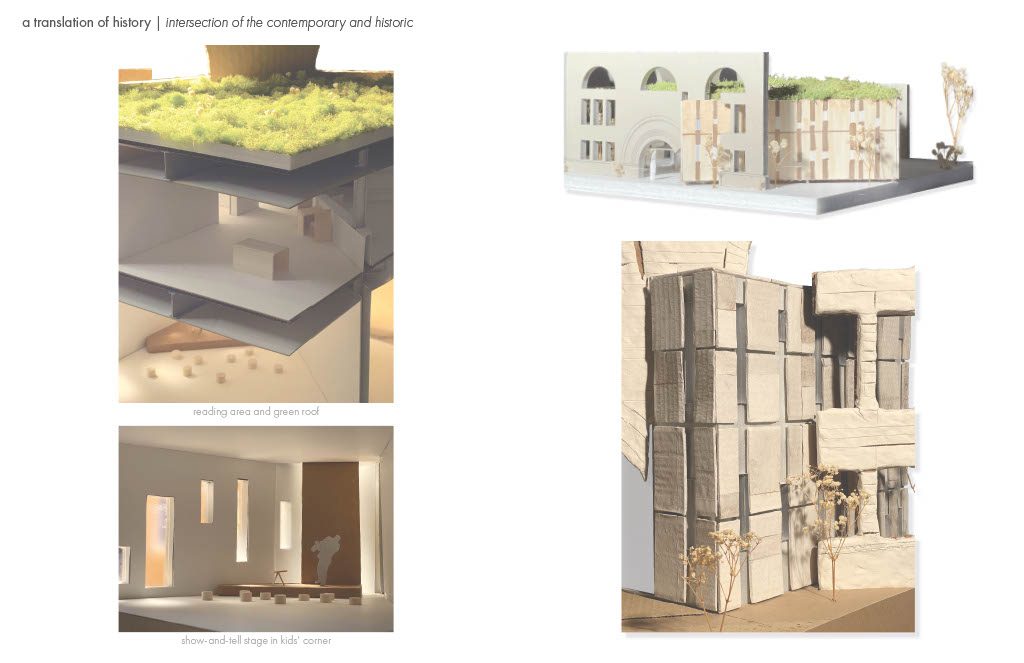
#> input picture research/moodboard/portfolio/07-translation-of-history-model-photos-and-interior.jpg, 1024 x 663 px
$ python riso_engine.py ../research/moodboard/portfolio/07-translation-of-history-model-photos-and-interior.jpg out.png
#> lines starting #> are read from the running program, lines starting #| are printed output that depends on the picture
#!/usr/bin/env python3
"""
Riso Engine — 4-color Risograph image processor for Parallax brand.

Transforms photos into a cohesive Risograph aesthetic using:
- 4 ink colors mapped to luminance bands
- Floyd-Steinberg dithering per channel
- Registration misalignment for authentic Riso feel
- Paper grain texture overlay

Usage:
    python3 scripts/riso_engine.py <input> <output> [--no-grain] [--offset 2,1]

Dependencies:
    pip3 install Pillow numpy
"""

import argparse
import sys
from pathlib import Path

try:
    from PIL import Image, ImageChops, ImageOps
    import numpy as np
except ImportError:
    print("Missing dependencies. Install with: pip3 install Pillow numpy", file=sys.stderr)
    sys.exit(1)


# ── Riso Palette ──────────────────────────────────────────────
PAPER   = (253, 252, 234)  # #FDFCEA — warm cream
SCARLET = (246, 80, 88)    # #f65058 — highlights
OLIVE   = (180, 159, 41)   # #b49f29 — highlight secondary (70% density)
MOSS    = (104, 114, 77)   # #68724d — midtones
SPRUCE  = (74, 99, 93)     # #4a635d — shadows


def load_grayscale(path: str) -> Image.Image:
    """Load image and convert to grayscale using luminance."""
    img = Image.open(path).convert("L")
    return img


# [11 lines left out: function sigmoid_mask, not called in this run]


def build_density_masks(gray: Image.Image) -> dict:
    """Build 4 density masks with smooth sigmoid falloffs.

    Luminance bands:
        Highlights (lum > ~170): Scarlet + Olive (at 70%)
        Midtones  (lum ~85-170): Moss
        Shadows   (lum < ~85):   Spruce
    """
    arr = np.array(gray, dtype=np.float64)

    # Highlight mask: high luminance areas
    # Increased width for softer transition (breathability)
    highlight = 1.0 / (1.0 + np.exp(-(arr - 180) / 30))

    # Midtone mask: bell curve centered at ~127
    mid_low = 1.0 / (1.0 + np.exp(-(arr - 85) / 25))
    mid_high = 1.0 / (1.0 + np.exp(-(arr - 180) / 25))
    midtone = mid_low * (1.0 - mid_high)

    # Shadow mask: low luminance areas
    shadow = 1.0 - 1.0 / (1.0 + np.exp(-(arr - 85) / 30))

    def to_img(m):
        return Image.fromarray((m * 255).astype(np.uint8), mode="L")

    return {
        "scarlet": to_img(highlight),
        "olive": to_img(highlight * 0.7),  # 70% density
        "moss": to_img(midtone),
        "spruce": to_img(shadow),
    }


def dither_mask(mask: Image.Image) -> Image.Image:
    """Apply Floyd-Steinberg dithering to a density mask."""
    return mask.convert("1").convert("L")


# [12 lines left out: function colorize_layer, not called in this run]


def apply_paper_grain(canvas: Image.Image, intensity: float = 0.05) -> Image.Image:
    """Add subtle paper 'tooth' texture to the canvas.

    Uses random noise colorized to warm cream tones, blended
    with soft_light for a natural paper-tooth simulation.
    """
    width, height = canvas.size
    noise = np.random.randint(0, 255, (height, width, 3), dtype="uint8")
    noise_img = Image.fromarray(noise).convert("L")
    grain_overlay = ImageOps.colorize(noise_img, (240, 240, 230), (255, 255, 255))
    grain_overlay = grain_overlay.convert("RGB")

    # Blend: soft_light
    canvas_rgb = canvas.convert("RGB")
    blended = ImageChops.soft_light(canvas_rgb, grain_overlay)

    # Mix original and blended by intensity
    result = Image.blend(canvas_rgb, blended, intensity)
    return result.convert("RGBA")


def process_image(
    input_path: str,
    output_path: str,
    no_grain: bool = False,
    offset: tuple = (2, 1),
) -> None:
    """Full Riso processing pipeline.

    Steps:
        1. Load image → convert to grayscale
        2. Build 4 density masks with sigmoid falloffs
        3. Floyd-Steinberg dither each mask
        4. Composite ink layers onto paper using multiply blend
        5. Shift spruce layer for registration misalignment
        6. Overlay paper grain (unless --no-grain)
        7. Save as PNG
    """
    # 1. Load and convert to grayscale
    gray = load_grayscale(input_path)
    w, h = gray.size

    # 2. Build density masks
    masks = build_density_masks(gray)

    # 3. Dither each mask
    dithered = {name: dither_mask(mask) for name, mask in masks.items()}

    # 4. Start with paper background
    canvas = Image.new("RGB", (w, h), PAPER)

    # 5. Composite each ink layer using multiply blend
    ink_layers = [
        ("scarlet", SCARLET, (0, 0)),
        ("olive", OLIVE, (0, 0)),
        ("moss", MOSS, (0, 0)),
        ("spruce", SPRUCE, offset),  # Registration misalignment
    ]

    for name, color, layer_offset in ink_layers:
        mask = dithered[name]

        # Create ink layer (solid color where mask is white)
        ink_rgb = Image.new("RGB", (w, h), color)
        paper_rgb = Image.new("RGB", (w, h), (255, 255, 255))

        # Multiply: where mask is white (ink present), apply color.
        # Mask is dithered (0 or 255).
        # composite(image1, image2, mask):
        #   if mask=255 (White) -> uses image1 (ink)
        #   if mask=0   (Black) -> uses image2 (paper)
        ink_layer = Image.composite(ink_rgb, paper_rgb, mask)

        # Apply offset for registration misalignment
        if layer_offset != (0, 0):
            shifted = Image.new("RGB", (w, h), (255, 255, 255))
            shifted.paste(ink_layer, layer_offset)
            ink_layer = shifted

        # Multiply blend with canvas
        canvas = ImageChops.multiply(canvas, ink_layer)

    # 6. Apply paper grain
    if not no_grain:
        canvas = apply_paper_grain(canvas)
        if canvas.mode == "RGBA":
            canvas = canvas.convert("RGB")

    # 7. Save
    canvas.save(output_path, "PNG")
    print(f"✓ Riso processed: {input_path} → {output_path}")


def main():
    parser = argparse.ArgumentParser(
        description="Riso Engine — 4-color Risograph image processor"
    )
    parser.add_argument("input", help="Input image path")
    parser.add_argument("output", help="Output PNG path")
    parser.add_argument(
        "--no-grain",
        action="store_true",
        help="Skip paper grain overlay",
    )
    parser.add_argument(
        "--offset",
        default="2,1",
        help="Spruce layer offset as x,y pixels (default: 2,1)",
    )

    args = parser.parse_args()

    # Parse offset
    try:
        ox, oy = args.offset.split(",")
        offset = (int(ox), int(oy))
    except ValueError:
        print(f"Invalid offset format: {args.offset}. Use x,y (e.g., 2,1)", file=sys.stderr)
        sys.exit(1)

    # Validate input
    if not Path(args.input).exists():
        print(f"Input file not found: {args.input}", file=sys.stderr)
        sys.exit(1)

    # Ensure output directory exists
    Path(args.output).parent.mkdir(parents=True, exist_ok=True)

    process_image(args.input, args.output, args.no_grain, offset)
#> in to_img (call 2), `return Image.fromarray((m * 255).astype(np.uint8), mode="L")`:
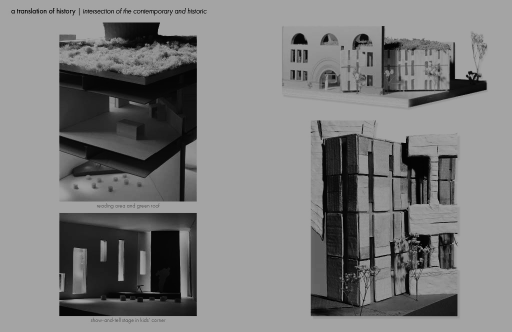
#> returned value: PIL image 1024x663 L (shown at 1/2 size); min 3, max 164, mean 124.5
#> in process_image, `masks = build_density_masks(gray)`: masks = 4 items
#> the loop in process_image, `for name, color, layer_offset in ink_layers:` made 4 passes
#> pass 1, in process_image, `mask = dithered[name]`:
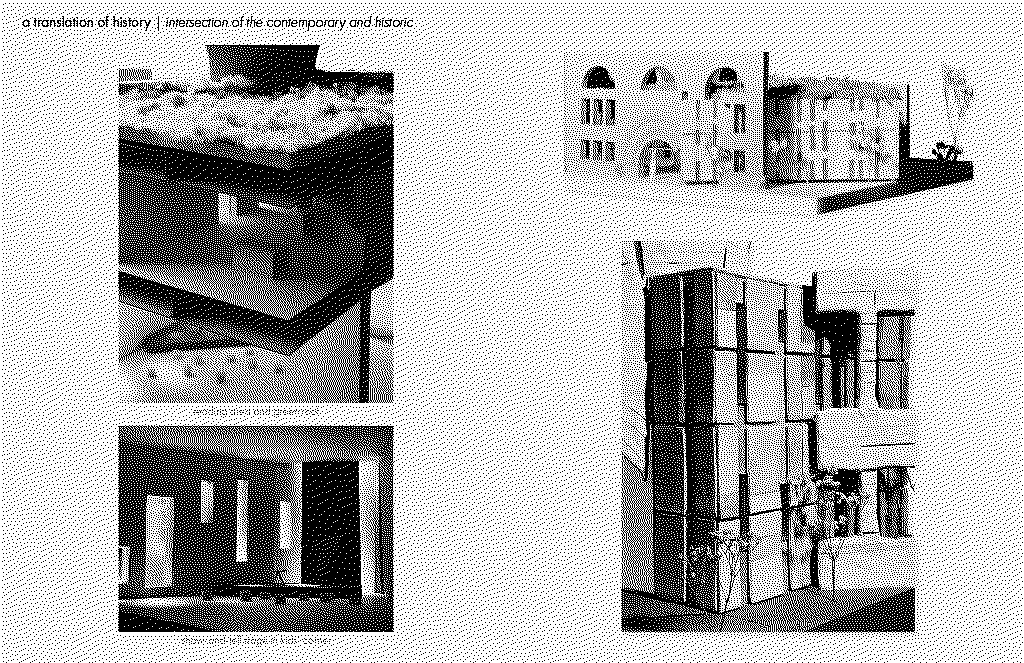
#> mask: PIL image 1024x663 L; 70% white; black in thin lines or dots
#> after the loop in process_image, `for name, color, layer_offset in ink_layers:`:
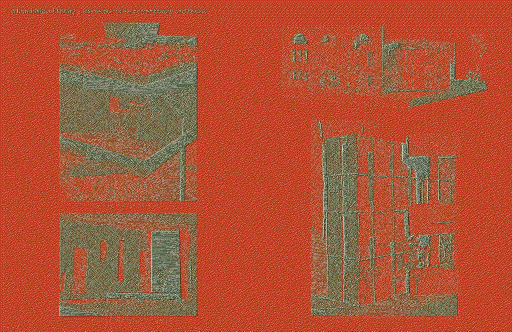
#> canvas: PIL image 1024x663 RGB (shown at 1/2 size); mean R, G, B 172.2, 83.1, 54.4
#> after the loop in process_image, `for name, color, layer_offset in ink_layers:`:
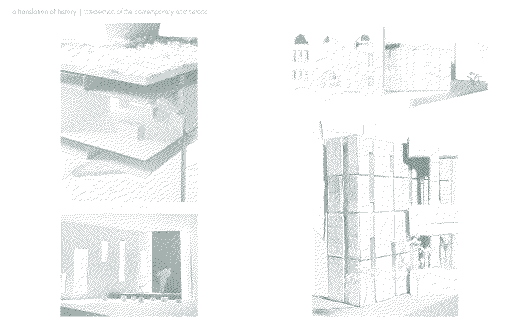
#> ink_layer: PIL image 1024x663 RGB (shown at 1/2 size); mean R, G, B 244.8, 246.2, 245.9
#> after the loop in process_image, `for name, color, layer_offset in ink_layers:`:
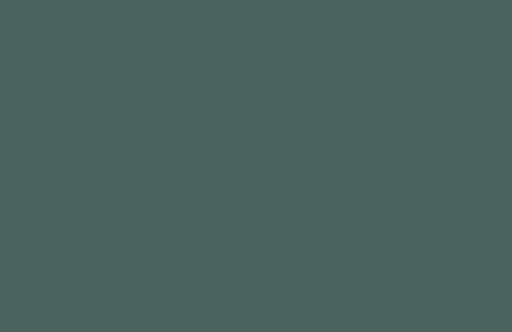
#> ink_rgb: PIL image 1024x663 RGB (shown at 1/2 size); mean R, G, B 74, 99, 93
#> in apply_paper_grain, `blended = ImageChops.soft_light(canvas_rgb, grain_overlay)`:
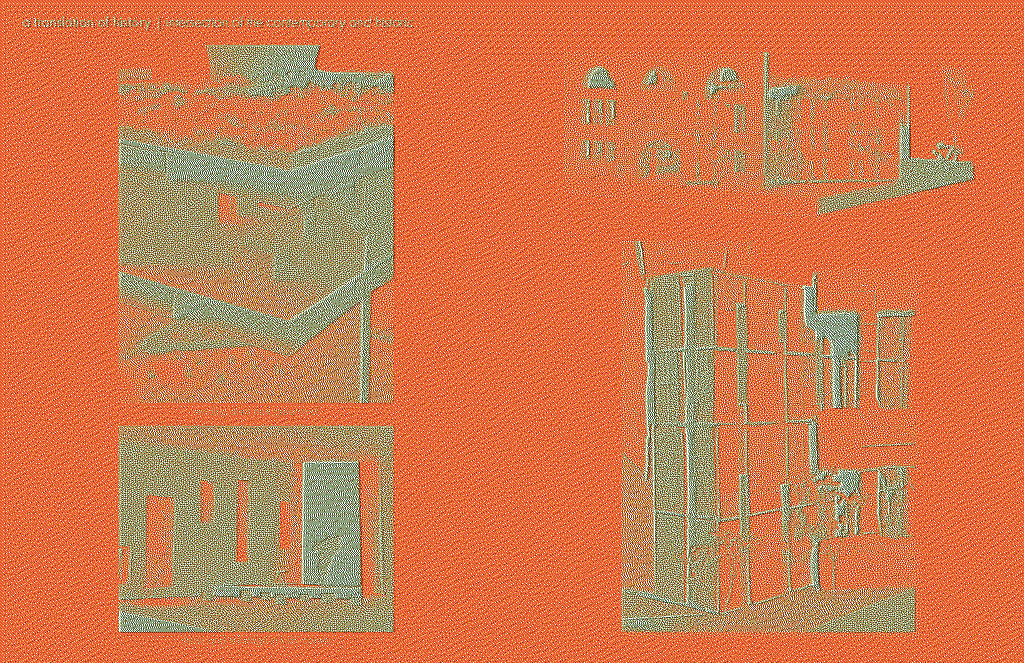
#> blended: PIL image 1024x663 RGB; mean R, G, B 209.2, 122.1, 78.9


if __name__ == "__main__":
    main()

$ run again, on research/moodboard/portfolio/03-translation-of-history-intro-interior-rendering.jpg
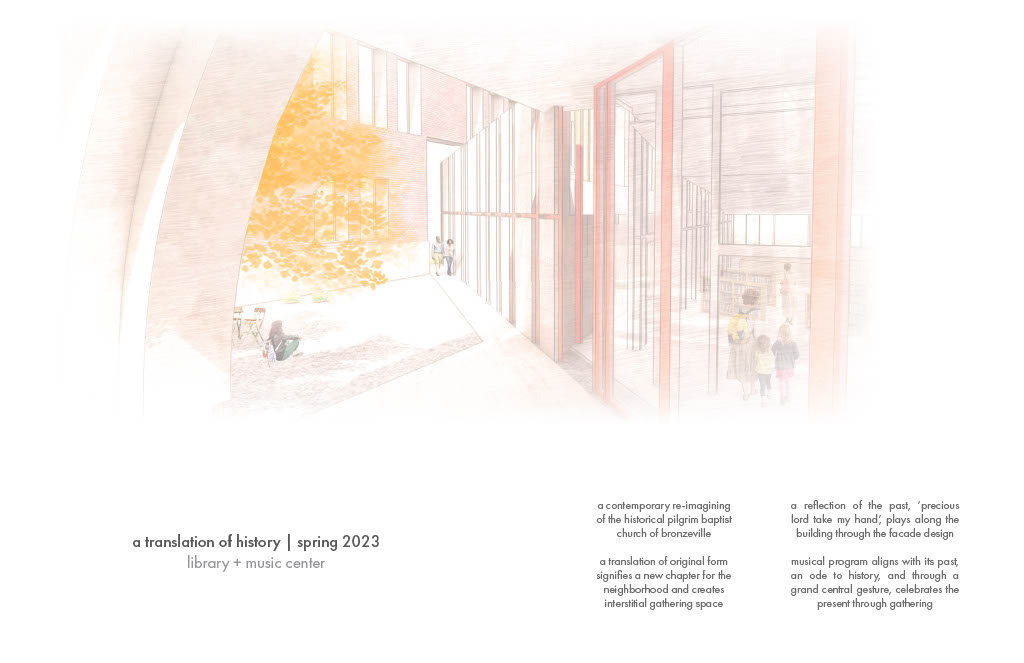
#> input picture research/moodboard/portfolio/03-translation-of-history-intro-interior-rendering.jpg, 1024 x 663 px
#> in to_img (call 2), `return Image.fromarray((m * 255).astype(np.uint8), mode="L")`:
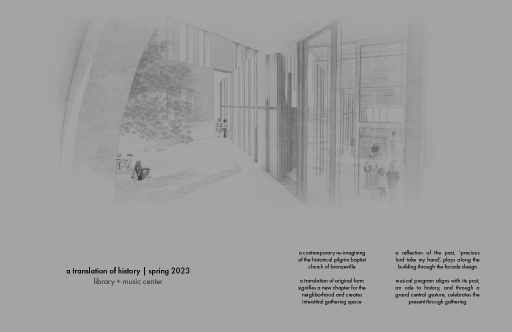
#> returned value: PIL image 1024x663 L (shown at 1/2 size); min 5, max 164, mean 158
#> masks = 4 items
#> in apply_paper_grain, `blended = ImageChops.soft_light(canvas_rgb, grain_overlay)`:
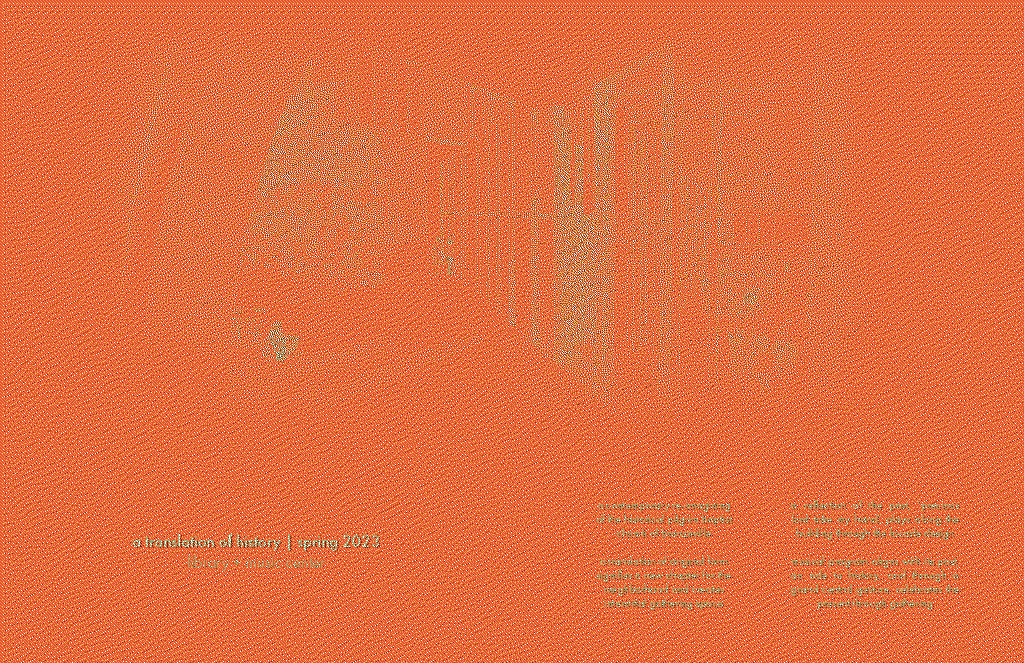
#> blended: PIL image 1024x663 RGB; mean R, G, B 226.9, 110.7, 65.8

$ run again, on research/moodboard/portfolio/04-translation-of-history-exterior-plans-elevation.jpg
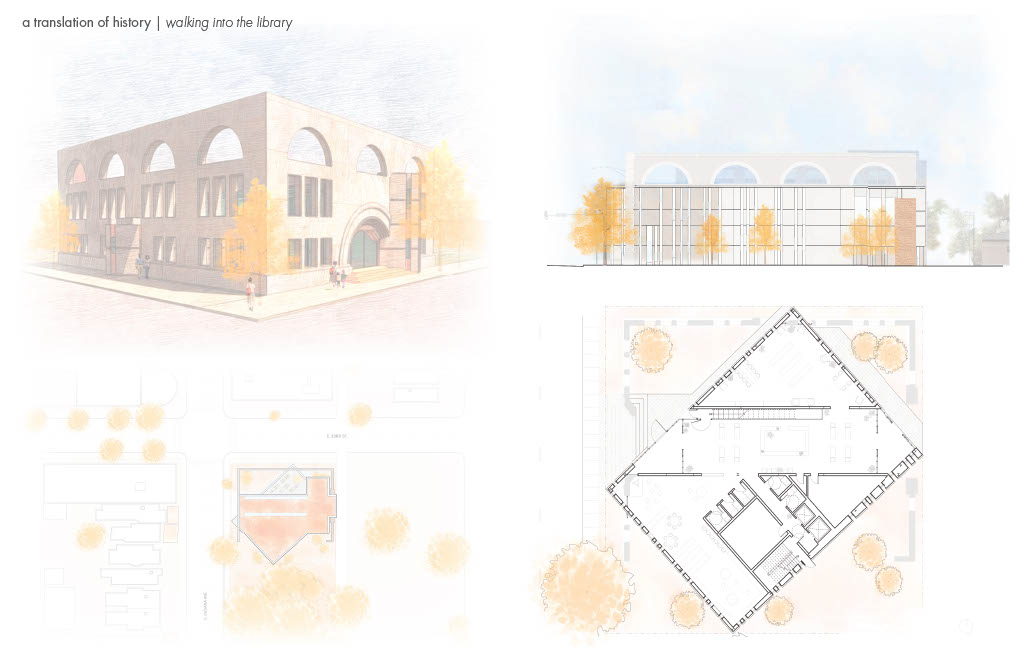
#> input picture research/moodboard/portfolio/04-translation-of-history-exterior-plans-elevation.jpg, 1024 x 663 px
#> in to_img (call 2), `return Image.fromarray((m * 255).astype(np.uint8), mode="L")`:
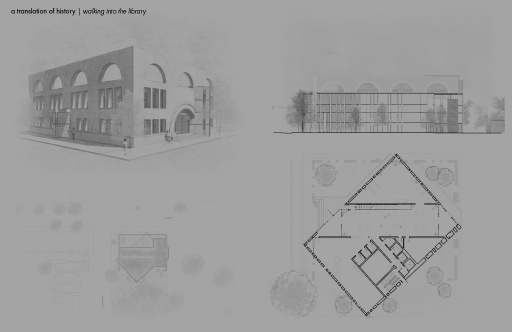
#> returned value: PIL image 1024x663 L (shown at 1/2 size); min 2, max 164, mean 157.2
#> masks = 4 items
#> in apply_paper_grain, `blended = ImageChops.soft_light(canvas_rgb, grain_overlay)`:
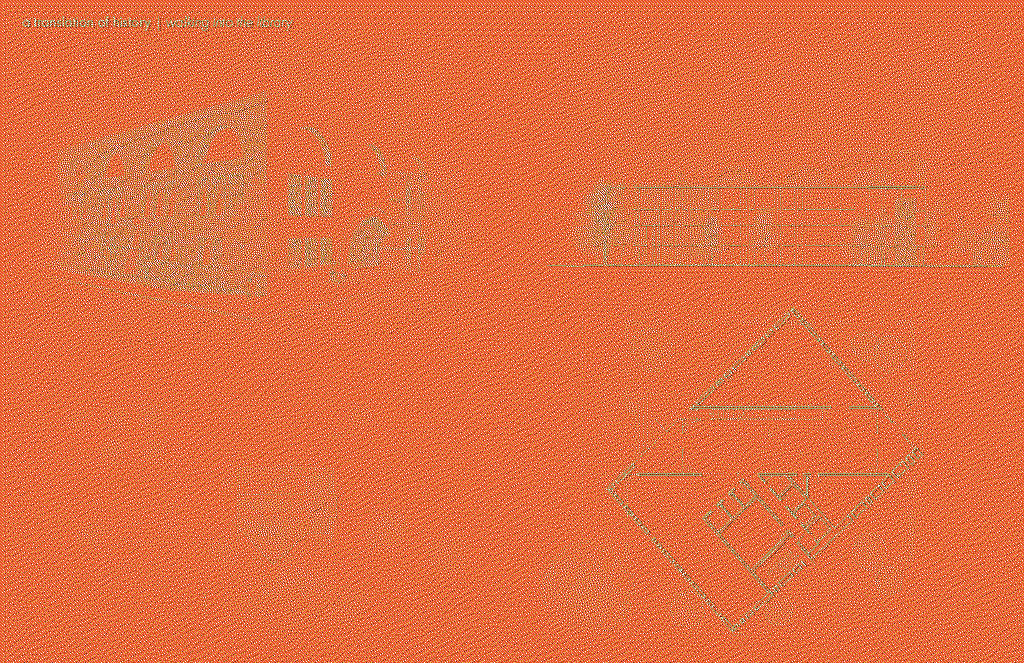
#> blended: PIL image 1024x663 RGB; mean R, G, B 226.5, 111.1, 66.2
